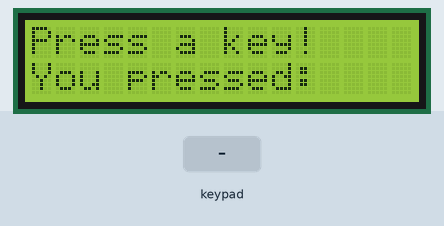
The sketch below on a simulated Arduino Uno, built with avr-gcc and run on an emulated ATmega328P. On the bench: 16×2 character LCD. The test bench sets the inputs (shaded band).

Above: at 1.2 s.
1.3 s: keypad keys 6 7 8 9 # pressed 0.4 s apart
At 3.7 s:
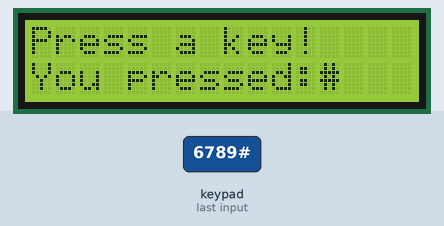
4.8 s: key 'A' pressed
At 5.1 s:
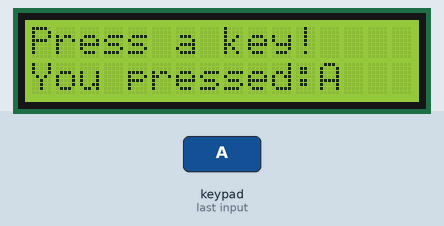
6.3 s: key 'B' pressed
At 7.5 s:
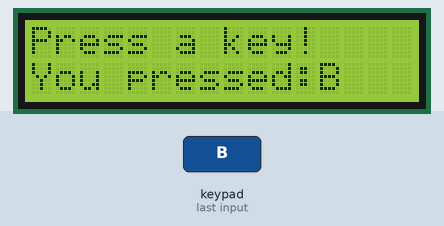
7.8 s: keypad keys 6 7 8 9 * pressed 0.4 s apart
At 10.1 s:
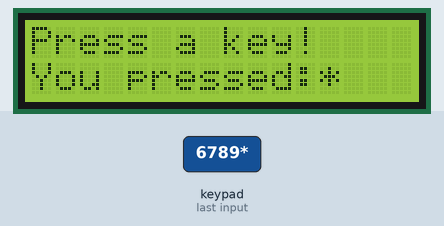
11.3 s: key 'C' pressed
At 12.5 s:
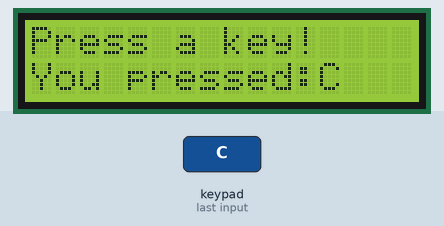
12.8 s: keypad keys 6 7 8 9 D pressed 0.4 s apart
At 13.4 s:
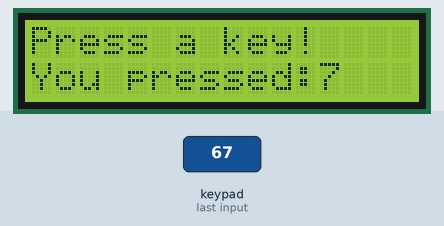
Timing chart, 0 to 15.8 s (numbered marks = the images above; inputs shaded):
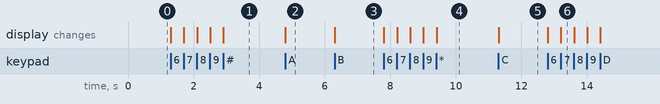

Measured:
- after the input at 1.3 s, the display: first changes at once (image 1 shows a later state)
- after the input at 4.8 s, the display: changes at once (image 2)
- after the input at 6.3 s, the display: changes at once (image 3)
- after the input at 7.8 s, the display: first changes at once (image 4 shows a later state)
- after the input at 11.3 s, the display: changes at once (image 5)
- after the input at 12.8 s, the display: first changes at once (image 6 shows a later state)

The sketch:

code.ino
```cpp
/*  Membrane 4x4 keypad with 8-wire connection
 *
 * This sketch shows you how to use the 4x4 membrane
 * keypad with an 8-wire connection. When a key is pressed
 * on the keypad, it is shown on a 16x2 LCD display
 * using the I2C backpack adaptor.
 *
 *
 *
 * Components
 * ----------
 *  - Arduino Uno
 *  - An I2C to LCD backpack adaptor
 *  - A 4x4 membrane keypad
 *  - Jumper wires
 *  - Breadboard
 *
 *  Libraries
 *  ---------
 *  - LCD
 *  - LiquidCrystal_I2C
 *  - Keypad
 *
 * Connections
 * -----------
 *  I2C backpack  |    Arduino Uno
 *  -----------------------------
 *      GND       |      GND
 *      Vcc       |      5V
 *      SDA       |      SDA or A4
 *      SCL       |      SCL or A5
 *
 *
 * Other information
 * -----------------
 *  For information on the LiquidCrystal library: https://github.com/marcoschwartz/LiquidCrystal_I2C
 *  For information on the Keypad library: http://playground.arduino.cc/Code/Keypad
 *
 *  Created on March 25 2017 by Peter Dalmaris
 *
 */

#include <LiquidCrystal_I2C.h>
#include <Keypad.h>

LiquidCrystal_I2C lcd(0x27,16,2);

/*  Use this keyboard layout for the flexible keypad */
const byte ROWS = 4; //four rows
const byte COLS = 4; //four columns
////define the cymbols on the buttons of the keypads
char hexaKeys[ROWS][COLS] = {
  {'1','2','3','A'},
  {'4','5','6','B'},
  {'7','8','9','C'},
  {'*','0','#','D'}
};

byte rowPins[ROWS] = {6, 7, 8, 9}; //connect to the row pinouts of the keypad
byte colPins[COLS] = {2, 3, 4, 5}; //connect to the column pinouts of the keypad
/* ------------------------------ */

/*  Use this keyboard layout for the phonepad */
//const byte ROWS = 4; //four rows
//const byte COLS = 3; //four columns

//char hexaKeys[ROWS][COLS] = {
//  {'1','2','3'},
//  {'4','5','6'},
//  {'7','8','9'},
//  {'*','0','#'}
//};

//byte rowPins[ROWS] = {9, 2, 3, 4}; //connect to the row pinouts of the keypad
//byte colPins[COLS] = {6, 7, 8}; //connect to the column pinouts of the keypad
/* ------------------------------ */

//initialize an instance of class NewKeypad
Keypad customKeypad = Keypad( makeKeymap(hexaKeys), rowPins, colPins, ROWS, COLS);

void setup()
{
    lcd.init();
    lcd.backlight();
    lcd.setCursor(0, 0);
    lcd.print("Press a key!");
    lcd.setCursor(0, 1);
    lcd.print("You pressed: ");
}
void loop()
{
  char customKey = customKeypad.getKey();

  if (customKey != NO_KEY){
    lcd.setCursor(12, 1);
    lcd.print(customKey);
  }

}
```
